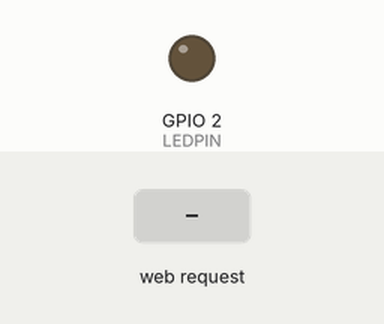
Simulated run of this sketch. Board: ESP32. Parts: output pins drawn as LEDs (lit = HIGH). The test bench sets the inputs (shaded band). WiFi joins after 1.5 s; servers stay silent unless stated; what the sketch prints to the serial monitor is not drawn.

Above: at 2.7 s.
2.8 s: HTTP request GET /on received
At 3.3 s:
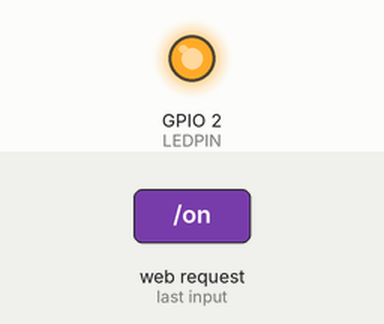
4.3 s: HTTP request GET /off received
At 5.6 s:
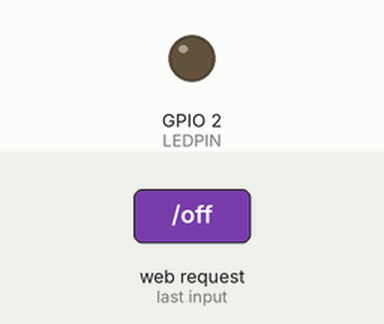
Timing chart, 0 to 7.3 s (numbered marks = the images above; inputs shaded):
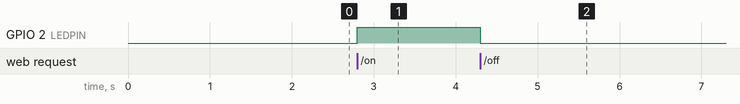

The sketch:

esp32_dashboard.ino
```cpp
#include <WiFi.h>
#include <WebServer.h>
#include "DHT.h"

#define DHTPIN 4
#define DHTTYPE DHT11
#define LEDPIN 2

const char* ssid = "YOUR_SSID";
const char* password = "YOUR_PASSWORD";

DHT dht(DHTPIN, DHTTYPE);
WebServer server(80);

void handleRoot()
{
  float temp = dht.readTemperature();
  float hum = dht.readHumidity();
  String html = "<h1>ESP32 Dashboard</h1>";
  html += "<p>Temperature: " + String(temp) + " °C</p>";
  html += "<p>Humidity: " + String(hum) + " %</p>";
  html += "<p>LED: <a href='/on'>ON</a> | <a href='/off'>OFF</a></p>";
  server.send(200, "text/html", html);
}

void handleOn()
{
  digitalWrite(LEDPIN,HIGH); server.sendHeader("Location","/"); server.send(303,"text/plain","");
}
void handleOff()
{
  digitalWrite(LEDPIN,LOW); server.sendHeader("Location","/"); server.send(303,"text/plain","");
}

void setup()
{
  pinMode(LEDPIN, OUTPUT);
  Serial.begin(115200);
  dht.begin();
  WiFi.begin(ssid, password);
  while (WiFi.status() != WL_CONNECTED)
  {
    delay(500); Serial.print(".");
  }
  Serial.println("WiFi connected: " + WiFi.localIP().toString());

  server.on("/", handleRoot);
  server.on("/on", handleOn);
  server.on("/off", handleOff);
  server.begin();
}

void loop()
{
  server.handleClient();
}
```

Measured:
- after the input at 2.8 s, GPIO 2 (LEDPIN): LOW → HIGH at once
- after the input at 4.3 s, GPIO 2 (LEDPIN): HIGH → LOW at once
